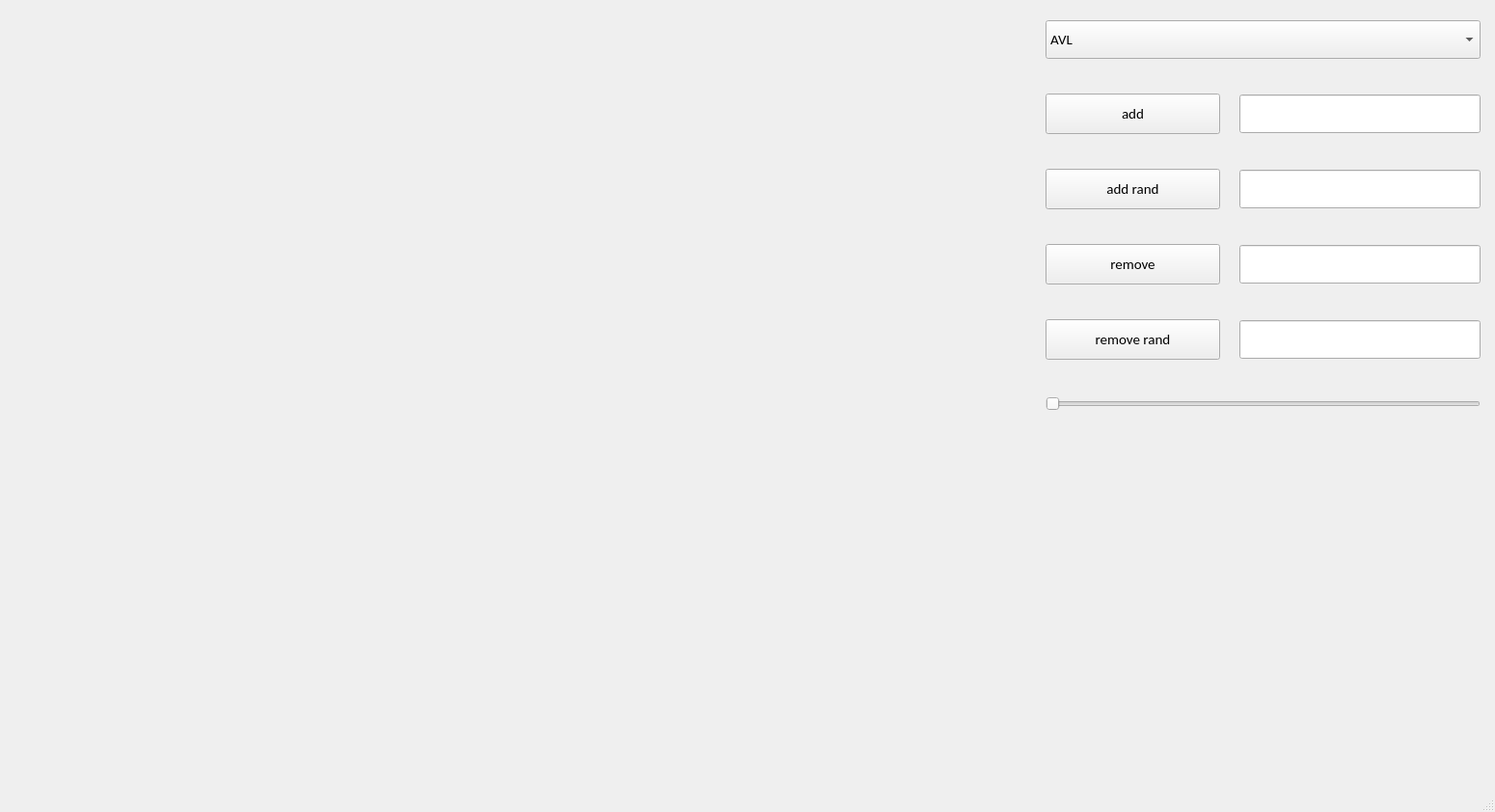
<?xml version="1.0" encoding="UTF-8"?>
<ui version="4.0">
 <class>MainWindow</class>
 <widget class="QMainWindow" name="MainWindow">
  <property name="geometry">
   <rect>
    <x>0</x>
    <y>0</y>
    <width>1550</width>
    <height>842</height>
   </rect>
  </property>
  <property name="minimumSize">
   <size>
    <width>1550</width>
    <height>842</height>
   </size>
  </property>
  <property name="font">
   <font>
    <family>Calibri</family>
    <pointsize>11</pointsize>
   </font>
  </property>
  <property name="windowTitle">
   <string>MainWindow</string>
  </property>
  <property name="iconSize">
   <size>
    <width>24</width>
    <height>24</height>
   </size>
  </property>
  <widget class="QWidget" name="centralwidget">
   <widget class="QWidget" name="verticalLayoutWidget">
    <property name="geometry">
     <rect>
      <x>1084</x>
      <y>20</y>
      <width>451</width>
      <height>411</height>
     </rect>
    </property>
    <layout class="QVBoxLayout" name="verticalLayout_3">
     <property name="spacing">
      <number>35</number>
     </property>
     <property name="sizeConstraint">
      <enum>QLayout::SetDefaultConstraint</enum>
     </property>
     <item>
      <widget class="QComboBox" name="trees_comboBox">
       <property name="minimumSize">
        <size>
         <width>0</width>
         <height>40</height>
        </size>
       </property>
       <item>
        <property name="text">
         <string>AVL</string>
        </property>
       </item>
       <item>
        <property name="text">
         <string>RBT</string>
        </property>
       </item>
      </widget>
     </item>
     <item>
      <layout class="QHBoxLayout" name="horizontalLayout_2">
       <property name="spacing">
        <number>20</number>
       </property>
       <property name="sizeConstraint">
        <enum>QLayout::SetNoConstraint</enum>
       </property>
       <item>
        <widget class="QPushButton" name="add_pushButton">
         <property name="minimumSize">
          <size>
           <width>0</width>
           <height>42</height>
          </size>
         </property>
         <property name="text">
          <string>add</string>
         </property>
        </widget>
       </item>
       <item>
        <widget class="QLineEdit" name="add_lineEdit">
         <property name="sizePolicy">
          <sizepolicy hsizetype="Fixed" vsizetype="Fixed">
           <horstretch>0</horstretch>
           <verstretch>0</verstretch>
          </sizepolicy>
         </property>
         <property name="minimumSize">
          <size>
           <width>250</width>
           <height>40</height>
          </size>
         </property>
        </widget>
       </item>
      </layout>
     </item>
     <item>
      <layout class="QHBoxLayout" name="horizontalLayout_3">
       <property name="spacing">
        <number>20</number>
       </property>
       <item>
        <widget class="QPushButton" name="add_rand_pushButton">
         <property name="minimumSize">
          <size>
           <width>0</width>
           <height>42</height>
          </size>
         </property>
         <property name="text">
          <string>add rand</string>
         </property>
        </widget>
       </item>
       <item>
        <widget class="QLineEdit" name="add_rand_lineEdit">
         <property name="sizePolicy">
          <sizepolicy hsizetype="Fixed" vsizetype="Fixed">
           <horstretch>0</horstretch>
           <verstretch>0</verstretch>
          </sizepolicy>
         </property>
         <property name="minimumSize">
          <size>
           <width>250</width>
           <height>40</height>
          </size>
         </property>
        </widget>
       </item>
      </layout>
     </item>
     <item>
      <layout class="QHBoxLayout" name="horizontalLayout_4">
       <property name="spacing">
        <number>20</number>
       </property>
       <item>
        <widget class="QPushButton" name="remove_pushButton">
         <property name="minimumSize">
          <size>
           <width>0</width>
           <height>42</height>
          </size>
         </property>
         <property name="text">
          <string>remove</string>
         </property>
        </widget>
       </item>
       <item>
        <widget class="QLineEdit" name="remove_lineEdit">
         <property name="sizePolicy">
          <sizepolicy hsizetype="Fixed" vsizetype="Fixed">
           <horstretch>0</horstretch>
           <verstretch>0</verstretch>
          </sizepolicy>
         </property>
         <property name="minimumSize">
          <size>
           <width>250</width>
           <height>40</height>
          </size>
         </property>
        </widget>
       </item>
      </layout>
     </item>
     <item>
      <layout class="QHBoxLayout" name="horizontalLayout">
       <property name="spacing">
        <number>20</number>
       </property>
       <item>
        <widget class="QPushButton" name="remove_rand_pushButton">
         <property name="minimumSize">
          <size>
           <width>0</width>
           <height>42</height>
          </size>
         </property>
         <property name="text">
          <string>remove rand</string>
         </property>
        </widget>
       </item>
       <item>
        <widget class="QLineEdit" name="remove_rand_lineEdit">
         <property name="sizePolicy">
          <sizepolicy hsizetype="Fixed" vsizetype="Fixed">
           <horstretch>0</horstretch>
           <verstretch>0</verstretch>
          </sizepolicy>
         </property>
         <property name="minimumSize">
          <size>
           <width>250</width>
           <height>40</height>
          </size>
         </property>
        </widget>
       </item>
      </layout>
     </item>
     <item>
      <widget class="QSlider" name="scale_horizontalSlider">
       <property name="minimumSize">
        <size>
         <width>50</width>
         <height>20</height>
        </size>
       </property>
       <property name="orientation">
        <enum>Qt::Horizontal</enum>
       </property>
      </widget>
     </item>
    </layout>
   </widget>
  </widget>
  <widget class="QMenuBar" name="menubar">
   <property name="geometry">
    <rect>
     <x>0</x>
     <y>0</y>
     <width>1550</width>
     <height>24</height>
    </rect>
   </property>
  </widget>
  <widget class="QStatusBar" name="statusbar"/>
 </widget>
 <resources/>
 <connections/>
</ui>
